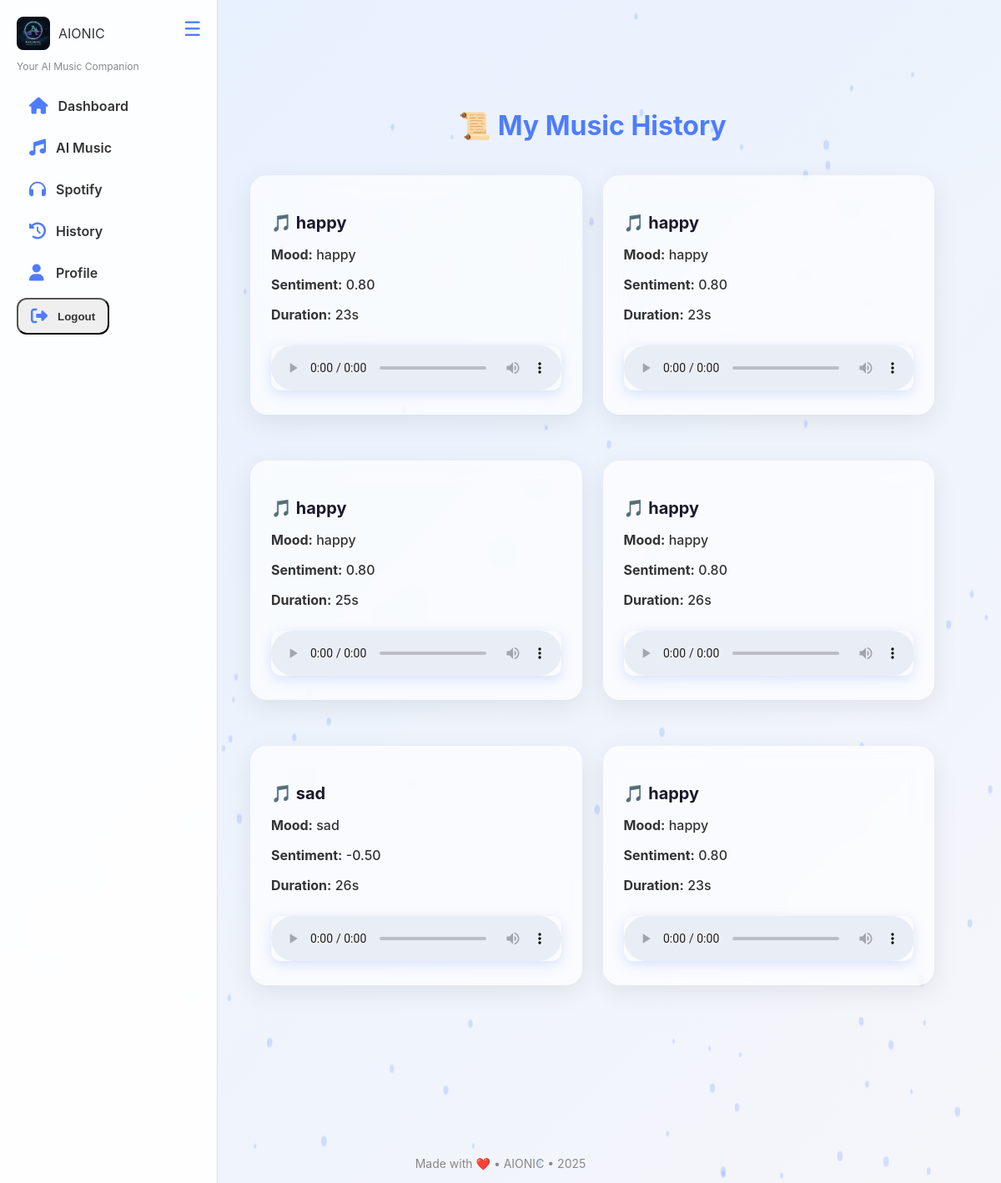
Page /history/ (signed in) on the committed database.
### core/models.py (models this page shows, shortened)
class Generation(models.Model):
    user = models.ForeignKey(User, on_delete=models.CASCADE)
    prompt = models.TextField()
    duration_seconds = models.PositiveIntegerField(default=25)
    created_at = models.DateTimeField(auto_now_add=True)
    mood = models.CharField(max_length=50, blank=True)
    sentiment_score = models.FloatField(null=True, blank=True)
    audio_file = models.FileField(upload_to=gen_audio_path, null=True, blank=True)

### core/views.py (the view)
# urls.py: path('history/', views.history, name='history'),
@login_required
def history(request):
    gens = Generation.objects.filter(user=request.user).order_by('-created_at')
    return render(request, 'history.html', {'generations': gens})

### core/templates/history.html (shortened to what this page needs)
{% extends 'baseloggedin.html' %}
{% block content %}
<div style="max-width:1100px; margin:auto; padding:30px;">
  <h1 style="text-align:center; margin-bottom:40px; font-weight:700; font-size:32px; color:#4f7cff;">📜 My Music History
  </h1>
  {% if generations %}
  <div style="display:grid; grid-template-columns: repeat(auto-fill,minmax(300px,1fr)); gap:25px;">
    {% for gen in generations %}
    <div class="glass history-card" style="padding:25px; position:relative; transition:0.3s;">
      <h3 style="margin-bottom:12px; font-size:20px; color:#1a1a2e;">🎵 {{ gen.prompt|truncatechars:35 }}</h3>
      <p style="font-weight:500; margin-bottom:6px;"><strong>Mood:</strong> {{ gen.mood }}</p>
      <p style="font-weight:500; margin-bottom:6px;"><strong>Sentiment:</strong> {{ gen.sentiment_score|floatformat:2 }}
      </p>
      <p style="font-weight:500; margin-bottom:12px;"><strong>Duration:</strong> {{ gen.duration_seconds }}s</p>
      {% if gen.audio_file %}
      <audio controls
        style="width:100%; margin-top:15px; border-radius:12px; outline:none; box-shadow:0 4px 15px rgba(79,124,255,0.2);">
        <source src="{{ gen.audio_file.url }}" type="audio/mpeg">
      </audio>
      {% endif %}
    </div>
    {% endfor %}
  </div>
  {% else %}
  <p style="text-align:center; font-size:18px; color:#777; margin-top:60px;">No generated music yet. Start creating some
    tracks! 🎶</p>
  {% endif %}
</div>
<canvas id="history-particles" style="position:fixed; top:0; left:0; width:100%; height:100%; z-index:-2;"></canvas>
<script>
  const canvas = document.getElementById('history-particles');
  const ctx = canvas.getContext('2d');
  let w = canvas.width = window.innerWidth;
  let h = canvas.height = window.innerHeight;
  const particles = [];
  for (let i = 0; i < 150; i++) {
    particles.push({
      x: Math.random() * w,
      y: Math.random() * h,
      r: Math.random() * 2 + 1.5,
      dx: (Math.random() - 0.5) * 0.6,
      dy: (Math.random() - 0.5) * 0.6
    });
  }
  function drawParticles() {
    ctx.clearRect(0, 0, w, h);
    particles.forEach(p => {
      ctx.beginPath();
      ctx.arc(p.x, p.y, p.r, 0, Math.PI * 2);
      ctx.fillStyle = "rgba(79,124,255,0.2)";
      ctx.fill();
      p.x += p.dx;
      p.y += p.dy;
      if (p.x < 0 || p.x > w) p.dx *= -1;
      if (p.y < 0 || p.y > h) p.dy *= -1;
    });
    requestAnimationFrame(drawParticles);
  }
  drawParticles();
  window.addEventListener('resize', () => {
    w = canvas.width = window.innerWidth;
    h = canvas.height = window.innerHeight;
  });
</script>
{% endblock %}

### core/templates/baseloggedin.html (shortened to what this page needs)
{% load static %}
<!DOCTYPE html>
<html lang="en">
<head>
  <link rel="stylesheet" href="https://cdnjs.cloudflare.com/ajax/libs/font-awesome/6.4.0/css/all.min.css">
</head>
<body>
  <div class="sidebar" id="sidebar">
    <div class="logo-img">
      <img src="{% static 'images/aionic_logo.png' %}" alt="Logo">
      <span>AIONIC</span>
    </div>
    <p class="tagline">Your AI Music Companion</p>
    <a href="{% url 'home' %}"><i class="fa fa-home"></i><span>Dashboard</span></a>
    <a href="{% url 'generate_music' %}"><i class="fa fa-music"></i><span>AI Music</span></a>
    <a href="{% url 'spotify_recommendations' %}"><i class="fa fa-headphones"></i><span>Spotify</span></a>
    <a href="{% url 'history' %}"><i class="fa fa-history"></i><span>History</span></a>
    <a href="{% url 'profile' %}"><i class="fa fa-user"></i><span>Profile</span></a>
    <form method="POST" action="{% url 'logout_view' %}">
      <button class="sidebar-logout" type="submit">
        <i class="fa fa-sign-out-alt"></i><span>Logout</span>
      </button>
    </form>
  </div>
  <div id="toggleBtn" class="toggle-btn">☰</div>
  <div id="pageWrapper" class="page-wrapper">
    {% block content %}{% endblock %}
  </div>
  <footer>Made with ❤️ • AIONIC • 2025</footer>
  <canvas id="particles-bg"></canvas>
  <script>
    /* ---------------------------
       PARTICLES
    --------------------------- */
    const cvs = document.getElementById('particles-bg');
    const ctx = cvs.getContext('2d');
    let W = cvs.width = innerWidth;
    let H = cvs.height = innerHeight;
    const parts = [];
    for (let i = 0; i < 80; i++) {
      parts.push({ x: Math.random() * W, y: Math.random() * H, r: Math.random() * 2 + 1, d: Math.random() });
    }
    let ang = 0;
    setInterval(() => {
      ctx.clearRect(0, 0, W, H);
      ctx.fillStyle = "rgba(79,124,255,.3)";
      parts.forEach(p => {
        ctx.beginPath();
        ctx.arc(p.x, p.y, p.r, 0, Math.PI * 2);
        ctx.fill();
      });
      ang += 0.01;
      parts.forEach(p => {
        p.y += Math.cos(ang + p.d) + 1 + p.r / 2;
        p.x += Math.sin(ang) * 0.5;
        if (p.y > H) { p.y = 0; p.x = Math.random() * W; }
      });
    }, 33);
    /* ---------------------------
       SIDEBAR TOGGLE
    --------------------------- */
    const sidebar = document.getElementById('sidebar');
    const toggleBtn = document.getElementById('toggleBtn');
    const pageWrapper = document.getElementById('pageWrapper');
    const tapSound = new Audio("{% static 'audio/ui-tap.mp3' %}");
    const ambient = new Audio("{% static 'audio/ambient_loop.mp3' %}");
    ambient.loop = true;
    ambient.volume = 0.12;
    ambient.play();
    toggleBtn.onclick = () => {
      sidebar.classList.toggle('compact');
      toggleBtn.classList.toggle('compact');
      pageWrapper.classList.toggle('compact');
      tapSound.play();
    };
    window.onresize = () => {
      cvs.width = innerWidth;
      cvs.height = innerHeight;
    };
  </script>
</body>
</html>

### core/templates/baseloggedin.html (style rules this page uses)
body { font-family: 'Inter', Arial, sans-serif; background: linear-gradient(135deg, #e6f0ff, #f5f6fa); color: #333; margin: 0; padding: 0; overflow-x: hidden; transition: 0.3s; }
a { color: inherit; text-decoration: none; }
#particles-bg { position: fixed; top: 0; left: 0; width: 100%; height: 100%; z-index: -1; }
.sidebar { position: fixed; top: 0; left: 0; width: 220px; height: 100%; background: rgba(255, 255, 255, 0.9); padding: 20px; border-right: 1px solid #ddd; backdrop-filter: blur(10px); transition: 0.3s; overflow-y: auto; z-index: 1000; }
.logo-img { display: flex; align-items: center; margin-bottom: 10px; }
.logo-img img { width: 40px; height: 40px; border-radius: 8px; margin-right: 10px; }
.tagline { font-size: 12px; color: #888; margin-bottom: 20px; }
.sidebar a, .sidebar-logout { display: flex; align-items: center; padding: 10px 15px; font-weight: 600; border-radius: 12px; margin-bottom: 10px; transition: 0.3s; color: #333; }
.sidebar a i, .sidebar-logout i { font-size: 20px; min-width: 20px; margin-right: 12px; color: #4f7cff; }
.toggle-btn { position: fixed; left: 220px; top: 20px; font-size: 24px; cursor: pointer; z-index: 1100; transition: 0.3s; color: #4f7cff; }
.page-wrapper { margin-left: 220px; padding: 80px 50px; transition: 0.3s; }
footer { text-align: center; padding: 15px; margin-top: 50px; color: #888; font-size: 14px; }
.glass { background: rgba(255, 255, 255, 0.7); border-radius: 16px; padding: 25px; margin-bottom: 30px; backdrop-filter: blur(10px); box-shadow: 0 0 25px rgba(0, 0, 0, 0.1); transition: 0.3s; }

### core/templates/history.html (style rules this page uses)
.history-card { background: rgba(255, 255, 255, 0.65); backdrop-filter: blur(12px); border-radius: 20px; box-shadow: 0 8px 30px rgba(0, 0, 0, 0.08); transition: transform 0.3s, box-shadow 0.3s; }
.history-card { opacity: 0; animation: fadeInUp 0.8s forwards; }

### rows in the picture
Generation: prompt "happy", mood "happy", sentiment_score "0.80", duration_seconds "23"
Generation: prompt "happy", mood "happy", sentiment_score "0.80", duration_seconds "23"
Generation: prompt "happy", mood "happy", sentiment_score "0.80", duration_seconds "25"
Generation: prompt "happy", mood "happy", sentiment_score "0.80", duration_seconds "26"
Generation: prompt "sad", mood "sad", sentiment_score "-0.50", duration_seconds "26"
Generation: prompt "happy", mood "happy", sentiment_score "0.80", duration_seconds "23"
